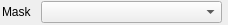
<?xml version="1.0" encoding="UTF-8"?>
<ui version="4.0">
 <class>VSMaskWidget</class>
 <widget class="QWidget" name="VSMaskWidget">
  <property name="geometry">
   <rect>
    <x>0</x>
    <y>0</y>
    <width>228</width>
    <height>25</height>
   </rect>
  </property>
  <property name="minimumSize">
   <size>
    <width>228</width>
    <height>25</height>
   </size>
  </property>
  <property name="windowTitle">
   <string>Mask Widget</string>
  </property>
  <layout class="QGridLayout" name="gridLayout">
   <property name="leftMargin">
    <number>1</number>
   </property>
   <property name="topMargin">
    <number>1</number>
   </property>
   <property name="rightMargin">
    <number>1</number>
   </property>
   <property name="bottomMargin">
    <number>1</number>
   </property>
   <property name="spacing">
    <number>4</number>
   </property>
   <item row="0" column="0">
    <widget class="QWidget" name="maskWidget" native="true">
     <widget class="QLabel" name="maskLabel">
      <property name="geometry">
       <rect>
        <x>1</x>
        <y>1</y>
        <width>41</width>
        <height>20</height>
       </rect>
      </property>
      <property name="sizePolicy">
       <sizepolicy hsizetype="Preferred" vsizetype="Fixed">
        <horstretch>0</horstretch>
        <verstretch>0</verstretch>
       </sizepolicy>
      </property>
      <property name="text">
       <string>Mask</string>
      </property>
     </widget>
     <widget class="QComboBox" name="maskComboBox">
      <property name="geometry">
       <rect>
        <x>40</x>
        <y>0</y>
        <width>181</width>
        <height>22</height>
       </rect>
      </property>
      <property name="sizePolicy">
       <sizepolicy hsizetype="Expanding" vsizetype="Fixed">
        <horstretch>0</horstretch>
        <verstretch>0</verstretch>
       </sizepolicy>
      </property>
     </widget>
    </widget>
   </item>
  </layout>
 </widget>
 <resources/>
 <connections/>
</ui>
